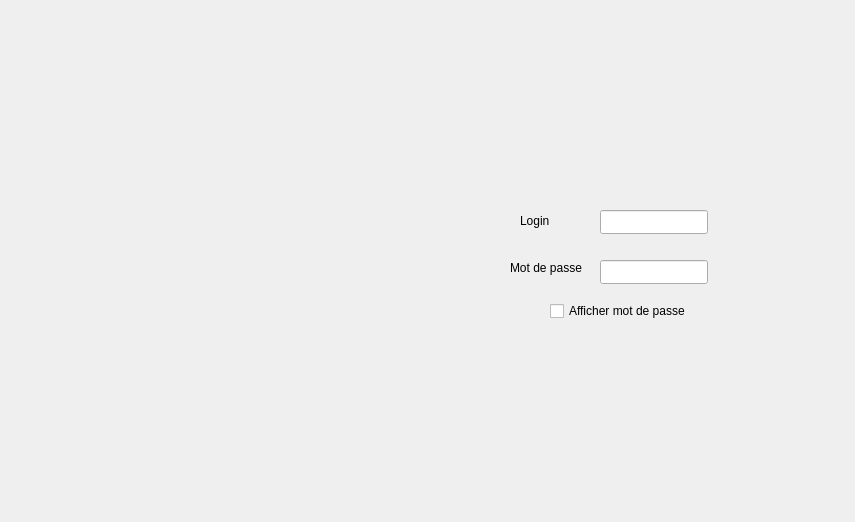
<?xml version="1.0" encoding="UTF-8"?>
<ui version="4.0">
 <class>login</class>
 <widget class="QDialog" name="login">
  <property name="geometry">
   <rect>
    <x>0</x>
    <y>0</y>
    <width>855</width>
    <height>522</height>
   </rect>
  </property>
  <property name="windowTitle">
   <string>Dialog</string>
  </property>
  <widget class="QLabel" name="label_login">
   <property name="geometry">
    <rect>
     <x>520</x>
     <y>210</y>
     <width>51</width>
     <height>21</height>
    </rect>
   </property>
   <property name="text">
    <string>Login</string>
   </property>
  </widget>
  <widget class="QLabel" name="label_mdp">
   <property name="geometry">
    <rect>
     <x>510</x>
     <y>260</y>
     <width>76</width>
     <height>16</height>
    </rect>
   </property>
   <property name="text">
    <string>Mot de passe</string>
   </property>
  </widget>
  <widget class="QLineEdit" name="lineEdit_login">
   <property name="geometry">
    <rect>
     <x>600</x>
     <y>210</y>
     <width>108</width>
     <height>24</height>
    </rect>
   </property>
   <property name="text">
    <string/>
   </property>
  </widget>
  <widget class="QLineEdit" name="lineEdit_mdp">
   <property name="geometry">
    <rect>
     <x>600</x>
     <y>260</y>
     <width>108</width>
     <height>24</height>
    </rect>
   </property>
   <property name="echoMode">
    <enum>QLineEdit::Password</enum>
   </property>
  </widget>
  <widget class="QLabel" name="label_pic_login">
   <property name="geometry">
    <rect>
     <x>0</x>
     <y>0</y>
     <width>431</width>
     <height>521</height>
    </rect>
   </property>
   <property name="text">
    <string/>
   </property>
  </widget>
  <widget class="QCheckBox" name="checkBox">
   <property name="geometry">
    <rect>
     <x>550</x>
     <y>300</y>
     <width>154</width>
     <height>22</height>
    </rect>
   </property>
   <property name="text">
    <string>Afficher mot de passe</string>
   </property>
  </widget>
 </widget>
 <resources/>
 <connections/>
</ui>
